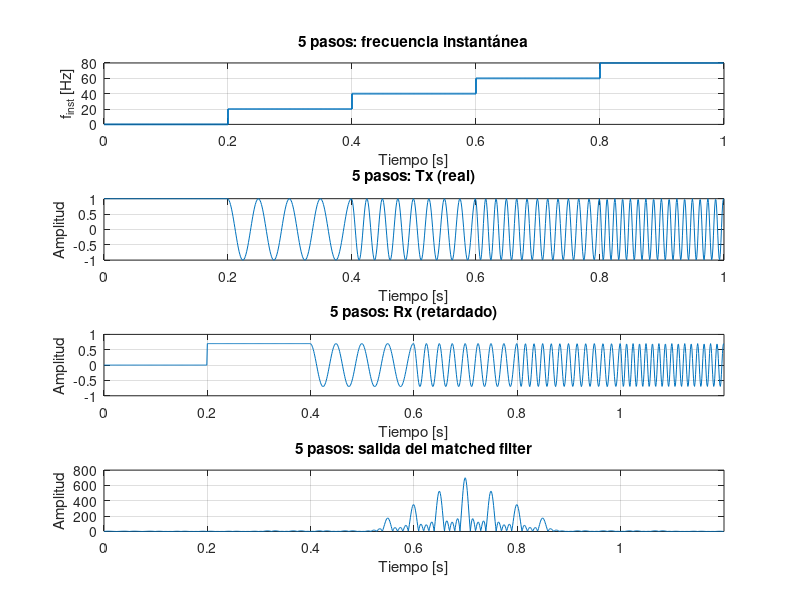
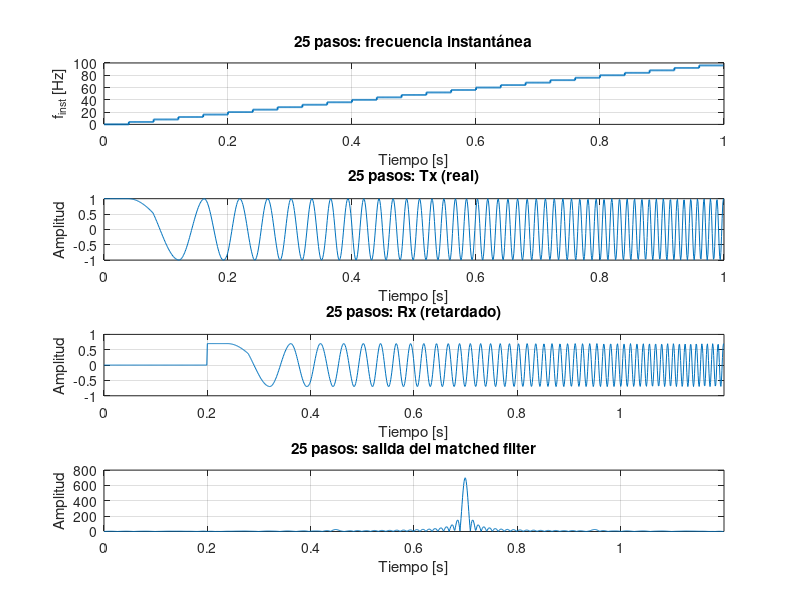
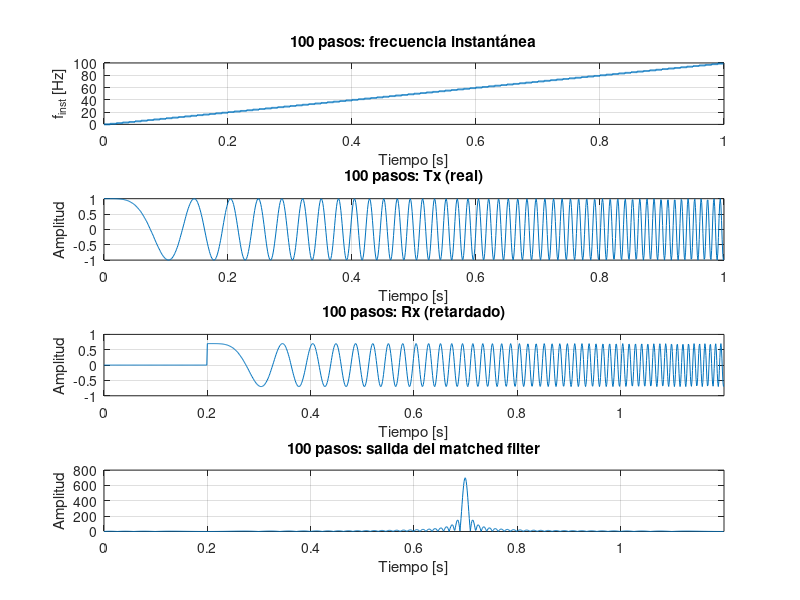

Source code (MATLAB) for these figures, in order:
clc; clear; close all;

% Parámetros base
f_ini = 0;      % Hz
f_fin = 100;    % Hz
fs    = 1000;   % Hz
T     = 1;      % s
N     = T*fs;
t     = (0:N-1)/fs;

% Eco simulado
delay_time = 0.2;                  % retardo [s]
delay_samples = round(delay_time*fs);
atten = 0.7;                        % atenuación

% Lista de casos a comparar (escalones del diente de sierra)
steps_list = [5, 25, 100];

for idx = 1:length(steps_list)
    n_steps = steps_list(idx);
    dwell     = T / n_steps;
    samples_s = round(dwell * fs);
    
    % Construcción escalonada de frecuencia
    B = f_fin - f_ini;
    df = B / n_steps;
    f_lvls = f_ini + (0:n_steps-1)*df;
    
    f_inst = repelem(f_lvls, samples_s).';
    if numel(f_inst) < N
        f_inst(end+1:N) = f_lvls(end);
    elseif numel(f_inst) > N
        f_inst = f_inst(1:N);
    end
    
    % ===== Señal Tx =====
    phi = 2*pi*cumsum(f_inst)/fs;
    tx   = exp(1j*phi);   % usamos complejo
    
    % ===== Señal Rx (retardada y atenuada) =====
    rx = zeros(1, N + delay_samples);
    rx(delay_samples+1:delay_samples+N) = atten * tx; 
    t_rx = (0:length(rx)-1)/fs;
    
    % ===== Matched Filter =====
    h = conj(flip(tx));
    y = conv(rx, h, 'same');
    
    % ===== Graficar =====
    figure('Name',sprintf('%d pasos',n_steps));
    
    % (1) Frecuencia instantánea
    subplot(4,1,1);
    stairs(t, f_inst, 'LineWidth', 1.3); grid on;
    xlabel('Tiempo [s]'); ylabel('f_{inst} [Hz]');
    title(sprintf('%d pasos: frecuencia instantánea', n_steps));
    xlim([0 T]);
    
    % (2) Tx (parte real)
    subplot(4,1,2);
    plot(t, real(tx)); grid on;
    xlabel('Tiempo [s]'); ylabel('Amplitud');
    title(sprintf('%d pasos: Tx (real)', n_steps));
    xlim([0 T]);
    
    % (3) Rx
    subplot(4,1,3);
    plot(t_rx, real(rx)); grid on;
    xlabel('Tiempo [s]'); ylabel('Amplitud');
    title(sprintf('%d pasos: Rx (retardado)', n_steps));
    xlim([0 T+delay_time]);
    
    % (4) Salida matched filter
    subplot(4,1,4);
    plot(t_rx, abs(y)); grid on;
    xlabel('Tiempo [s]'); ylabel('Amplitud');
    title(sprintf('%d pasos: salida del matched filter', n_steps));
    xlim([0 T+delay_time]);
end
